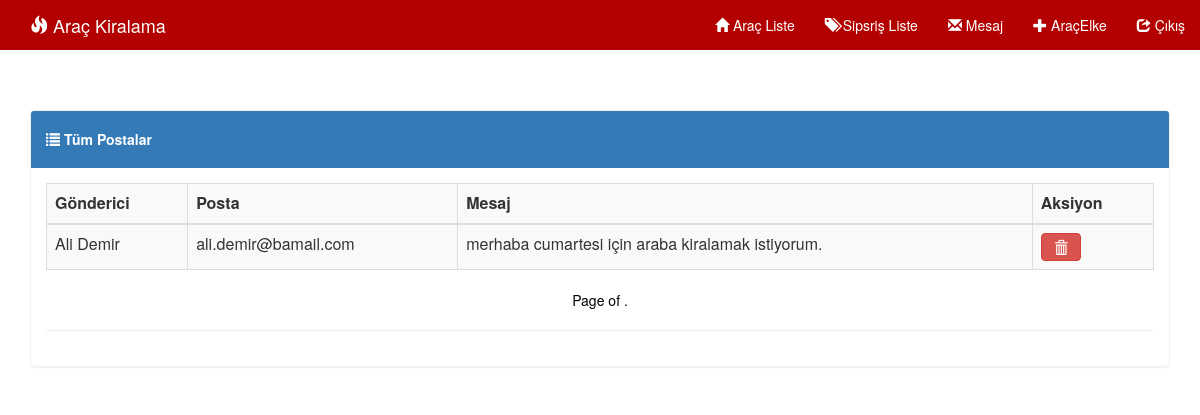
Screenshot of /message/ with the database file from the repository.
### system/models.py (models this page shows)
class PrivateMsg(models.Model):
    name = models.CharField(max_length=200)
    email = models.EmailField()
    message = models.TextField()
    class Meta:
        verbose_name = "mesaj"
        verbose_name_plural = "mesajlar"

### system/views.py (the view)
# urls.py: re_path(r'^message/$', admin_msg, name='message'),
def admin_msg(request):
    msg = PrivateMsg.objects.order_by('-id')
    context={
        "car": msg,
    }
    return render(request, 'admin_msg.html', context)

### templates/admin_msg.html (shortened to what this page needs)
{% extends 'base.html' %}
{% load crispy_forms_tags %}
{% block nav %}
    <div class="collapse navbar-collapse" id="myNavbar">
      <ul class="nav navbar-nav navbar-right">
        <li><a href="{% url 'adminIndex' %}"><span class="glyphicon glyphicon-home"></span> Araç Liste</a></li>
        <li><a href="{% url 'order_list' %}"><span class="glyphicon glyphicon-tags"></span> Sipsriş Liste</a></li>
        <li><a href="{% url 'message' %}"><span class="glyphicon glyphicon-envelope"></span> Mesaj</a></li>
         <li><a href="{% url 'car_create' %}"><span class="glyphicon glyphicon-plus"></span> AraçElke </a></li>
        <li><a href="{% url 'logout' %}"><span class="glyphicon glyphicon-share"></span> Çıkış</a></li>
      </ul>
    </div>
{% endblock %}
{% block body %}
<div class='container table-responsive'>
<div class="panel panel-primary">
  <div class="panel-heading"><h5><strong><span class="glyphicon glyphicon-list"></span> Tüm Postalar</strong></h5> </div>
    <div class="panel-body">
  <table class="table table-bordered table-striped table-hover">
   <tr>
    <td><strong>Gönderici</strong></td>
    <td><strong>Posta</strong></td>
    <td><strong>Mesaj</strong></td>
    <td><strong>Aksiyon</strong></td>
  </tr>
      <tbody>
      {% for ob in car %}
    <tr>
    <td>{{ob.name}}</td>
    <td>{{ob.email}}</td>
    <td>{{ob.message}}</td>
    <td>
         <a href="{% url 'msg_delete' ob.id %}"><button type="button" class="btn btn-danger" onclick="return getConfirmation()"><span class="glyphicon glyphicon-trash"></span></button></a>
    </td>
    </tr>
    {% endfor %}
</tbody>
  </table>
<nav>
  <ul class="pager">
      <li class="previous" style="color: black !important;">
          Page {{ car.number }} of {{ car.paginator.num_pages }}.
    </li>
  </ul>
</nav>
        <hr>
</div>
</div>
</div>
{% endblock %}

### static/css/style.css (style rules this page uses)
body { background:url('../images/'); }
.navbar li a, .navbar .navbar-brand { color: #fff !important; }
.panel { margin-top:25px; }
.panel-primary { border-color: #f1f1f1 !important; }

### rows the page displays
PrivateMsg: name "Ali Demir", email "ali.demir@bamail.com", message "merhaba cumartesi için araba kiralamak istiyorum."
